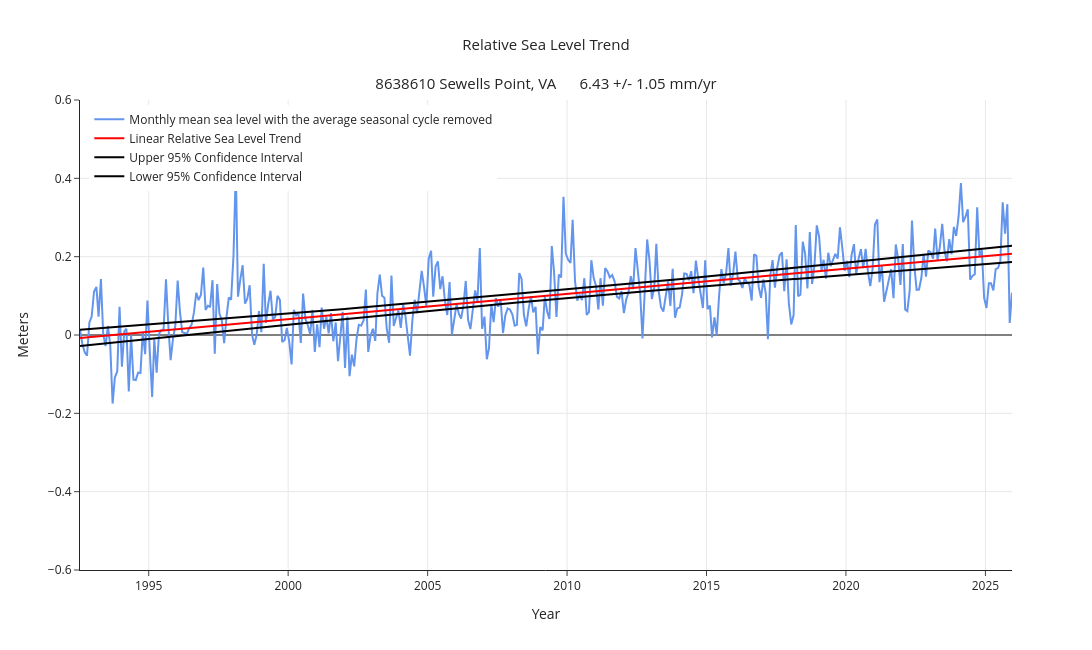

The code cell stored with this chart in its notebook:
### Markdown cell above
## Now, we will plot our trend from the National Tidal Datum Epoch (NTDE) 1983-2001 to present. The rate of change was computed from the central midpoint of NTDE 1983-2001 (1992.5) to the end of the most recent year with data (2025).

### Code cell
# @title
if pd.isna(trend_value) or trend_value == 'None':
  print('This station does not meet the data requirements for the calculation of an NTDE trend.')
else:
  # Create figure
  fig = go.Figure()

  # Add traces
  fig.add_trace(go.Scatter(x=msl_adjust.index, y=msl_adjust["msl_seasonal_adjust"],
                            mode='lines', name='Monthly mean sea level with the average seasonal cycle removed',
                            line=dict(color='cornflowerblue')))

  fig.add_trace(go.Scatter(x=msl_adjust.index, y=msl_adjust["linear_trend"],
                            mode='lines', name='Linear Relative Sea Level Trend',
                            line=dict(color='red')))

  fig.add_trace(go.Scatter(x=msl_adjust.index, y=msl_adjust["upr"],
                            mode='lines', name='Upper 95% Confidence Interval',
                            line=dict(color='black')))

  fig.add_trace(go.Scatter(x=msl_adjust.index, y=msl_adjust["lwr"],
                            mode='lines', name='Lower 95% Confidence Interval',
                            line=dict(color='black')))

  # Y-axis label and limits
  if units == 'metric':
        yaxis_title = "Meters"
        if station in ['8771450', '8761724']:
            y_range = [-0.75, 0.6]
        elif station == '9453220':
            y_range = [-0.45, 1.35]
        elif station == '9455090':
            y_range = [-1.35, 0.45]
        else:
            y_range = [-0.6, 0.6]
  else:
        yaxis_title = "Feet"
        y_range = [-2.5, 2] if station in ['8771450','8761724'] else [-2, 2]

  # Update layout with grid lines
  fig.update_layout(
        title=dict(
            text=f"Relative Sea Level Trend<br><br>{station_info} &nbsp;&nbsp;&nbsp;&nbsp; {trend_text}",
            x=0.5,  # Center the title
            xanchor='center',
            font=dict(size=15)
        ),
        xaxis_title="Year",
        yaxis_title=yaxis_title,
        xaxis=dict(showgrid=True),
        yaxis=dict(showgrid=True, range=y_range, zeroline=True, zerolinecolor='black'),
        template="simple_white",
        legend=dict(x=0.01, y=0.99),
        width=1250,
        height=650
    )

  # Show the figure
  fig.show()

### Figure 1 — Plotly figure (JSON) as saved in the notebook; plotly's stock layout.template omitted (floating-point values rounded to 4 significant figures; data arrays with more than 128 entries replaced by an {"elided": "..."} marker saying what was removed)
{"data": [{"line": {"color": "cornflowerblue"}, "mode": "lines", "name": "Monthly mean sea level with the average seasonal cycle removed", "type": "scatter", "x": {"elided": "402 str values"}, "y": {"elided": "402 float values"}}, {"line": {"color": "red"}, "mode": "lines", "name": "Linear Relative Sea Level Trend", "type": "scatter", "x": {"elided": "402 str values"}, "y": {"elided": "402 float values"}}, {"line": {"color": "black"}, "mode": "lines", "name": "Upper 95% Confidence Interval", "type": "scatter", "x": {"elided": "402 str values"}, "y": {"elided": "402 float values"}}, {"line": {"color": "black"}, "mode": "lines", "name": "Lower 95% Confidence Interval", "type": "scatter", "x": {"elided": "402 str values"}, "y": {"elided": "402 float values"}}], "layout": {"height": 650, "legend": {"x": 0.01, "y": 0.99}, "title": {"font": {"size": 15}, "text": "Relative Sea Level Trend<br><br>8638610 Sewells Point, VA &nbsp;&nbsp;&nbsp;&nbsp; 6.43 +/- 1.05 mm/yr", "x": 0.5, "xanchor": "center"}, "width": 1250, "xaxis": {"showgrid": true, "title": {"text": "Year"}}, "yaxis": {"range": [-0.6, 0.6], "showgrid": true, "title": {"text": "Meters"}, "zeroline": true, "zerolinecolor": "black"}}}
